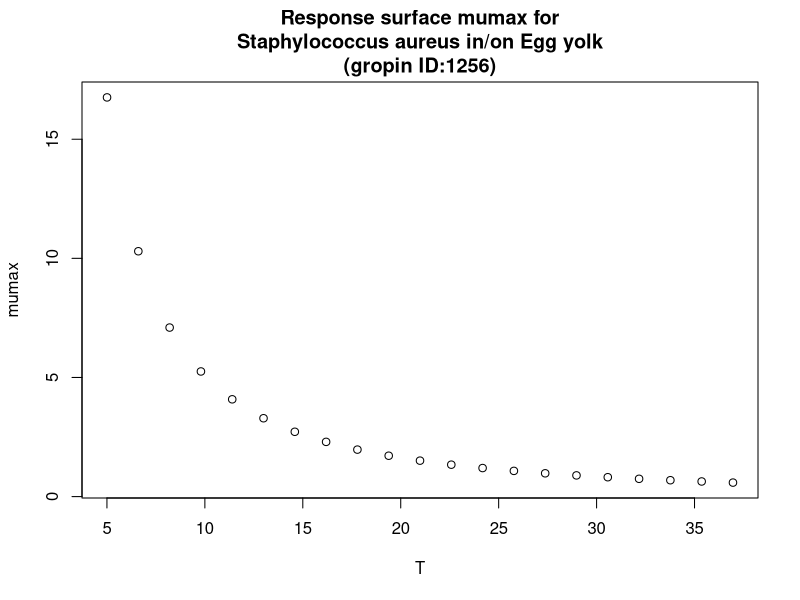

The R script that drew this image:
#############################
# start of Parameter script
#############################
T <- seq(5.005,36.963036963037,length.out=21)
#############################
# end of Parameter script
#############################
############################# 
# start of Model script Gropin ID 1256 
#############################
 
# constant coefficients for this model
 
variables <- data.frame(T)
argumentsPar <- expand.grid(variables)
 
# heart of the model
response_surface <- function(T) {
   mumax <-(-0.2072)+(20.72/T)+(321.2/(T^2))

return(mumax=mumax)
} 

# output parameters
responseSurface <- cbind(argumentsPar,response_surface(argumentsPar['T']))
colnames(responseSurface) <- c(colnames(argumentsPar),'mumax')
#############################
# End of Model script
#############################
############################# 
# start of Visualisation script Gropin ID 1256 
#############################
plot(T,responseSurface$'mumax',xlab='T',
                          ylab='mumax',main='Response surface mumax for
Staphylococcus aureus in/on Egg yolk
(gropin ID:1256)')
#############################
# End of Visualisation script
#############################
